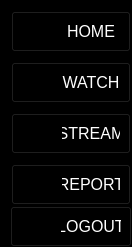
        <widget class="QFrame" name="left_menu">
         <property name="minimumSize">
          <size>
           <width>0</width>
           <height>0</height>
          </size>
         </property>
         <property name="maximumSize">
          <size>
           <width>60</width>
           <height>16777215</height>
          </size>
         </property>
         <property name="styleSheet">
          <string notr="true">QPushButton{
	padding: 10px 10px;
	color: #fff;
	background-color: #000;
}
QFrame{
	background-color: #000;
}
QPushButton:hover{
	border-style: outset;
	border-width: 0px 0px 3px 0px;
   	border-color: rgb(0,0,200);
}</string>
         </property>
         <property name="frameShape">
          <enum>QFrame::NoFrame</enum>
         </property>
         <property name="frameShadow">
          <enum>QFrame::Raised</enum>
         </property>
         <layout class="QVBoxLayout" name="verticalLayout_2">
          <property name="spacing">
           <number>0</number>
          </property>
          <property name="leftMargin">
           <number>10</number>
          </property>
          <property name="topMargin">
           <number>0</number>
          </property>
          <property name="rightMargin">
           <number>0</number>
          </property>
          <property name="bottomMargin">
           <number>0</number>
          </property>
          <item>
           <widget class="QFrame" name="left_menu_top_button">
            <property name="frameShape">
             <enum>QFrame::StyledPanel</enum>
            </property>
            <property name="frameShadow">
             <enum>QFrame::Raised</enum>
            </property>
            <layout class="QFormLayout" name="formLayout">
             <property name="horizontalSpacing">
              <number>0</number>
             </property>
             <property name="verticalSpacing">
              <number>10</number>
             </property>
             <property name="leftMargin">
              <number>0</number>
             </property>
             <property name="topMargin">
              <number>10</number>
             </property>
             <property name="rightMargin">
              <number>0</number>
             </property>
             <property name="bottomMargin">
              <number>0</number>
             </property>
             <item row="2" column="1">
              <widget class="QPushButton" name="btn_home">
               <property name="minimumSize">
                <size>
                 <width>120</width>
                 <height>40</height>
                </size>
               </property>
               <property name="font">
                <font>
                 <pointsize>12</pointsize>
                </font>
               </property>
               <property name="styleSheet">
                <string notr="true">background-image: url(:/icons/icons/home.svg);
background-repeat: none;
background-position: center  left;
padding-left: 50px;</string>
               </property>
               <property name="text">
                <string>HOME</string>
               </property>
              </widget>
             </item>
             <item row="3" column="1">
              <widget class="QPushButton" name="btn_watch">
               <property name="enabled">
                <bool>true</bool>
               </property>
               <property name="minimumSize">
                <size>
                 <width>120</width>
                 <height>40</height>
                </size>
               </property>
               <property name="font">
                <font>
                 <pointsize>12</pointsize>
                </font>
               </property>
               <property name="styleSheet">
                <string notr="true">background-image: url(:/icons/icons/trending-up.svg);
background-repeat: none;
background-position: center  left;
padding-left: 50px;
background-image: url(:/icons/icons/eye.svg);</string>
               </property>
               <property name="text">
                <string>WATCH</string>
               </property>
              </widget>
             </item>
             <item row="4" column="1">
              <widget class="QPushButton" name="btn_stream">
               <property name="minimumSize">
                <size>
                 <width>120</width>
                 <height>40</height>
                </size>
               </property>
               <property name="font">
                <font>
                 <pointsize>12</pointsize>
                </font>
               </property>
               <property name="styleSheet">
                <string notr="true">background-image: url(:/icons/icons/database.svg);
background-repeat: none;
background-position: center  left;
padding-left: 50px;</string>
               </property>
               <property name="text">
                <string>STREAM</string>
               </property>
              </widget>
             </item>
             <item row="5" column="1">
              <widget class="QPushButton" name="btn_report">
               <property name="minimumSize">
                <size>
                 <width>120</width>
                 <height>40</height>
                </size>
               </property>
               <property name="font">
                <font>
                 <pointsize>12</pointsize>
                </font>
               </property>
               <property name="styleSheet">
                <string notr="true">background-image: url(:/icons/icons/trending-up.svg);
background-repeat: none;
background-position: center  left;
padding-left: 50px;
</string>
               </property>
               <property name="text">
                <string>REPORT</string>
               </property>
              </widget>
             </item>
            </layout>
           </widget>
          </item>
          <item>
           <widget class="QPushButton" name="btn_logout">
            <property name="minimumSize">
             <size>
              <width>120</width>
              <height>40</height>
             </size>
            </property>
            <property name="font">
             <font>
              <pointsize>12</pointsize>
             </font>
            </property>
            <property name="styleSheet">
             <string notr="true">background-repeat: none;
background-position: center  left;
padding-left: 50px;
background-image: url(:/icons/icons/log-out.svg);</string>
            </property>
            <property name="text">
             <string>LOGOUT</string>
            </property>
           </widget>
          </item>
         </layout>
        </widget>
